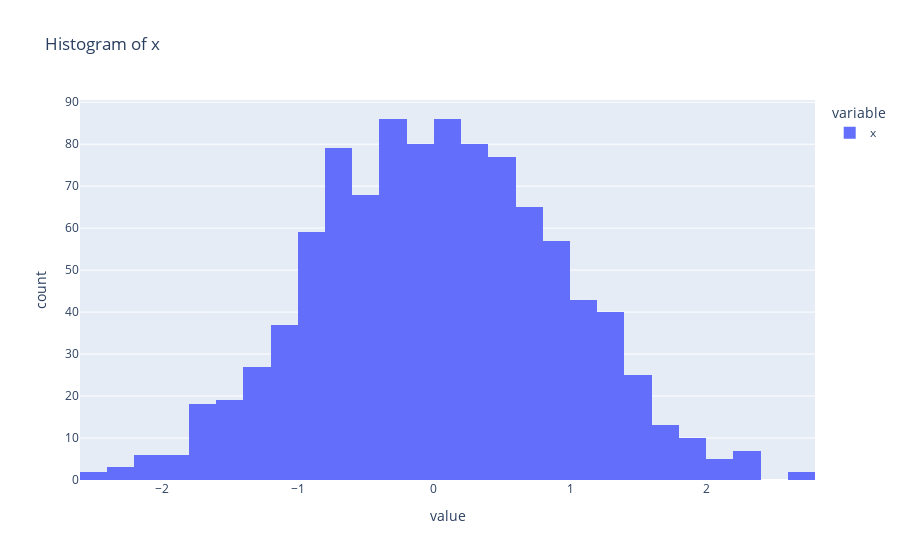

Notebook source saved alongside this figure:
### Code cell
pitch_data.show_x_location_hist('pitch_x')

### Figure 1 — Plotly figure (JSON) as saved in the notebook; plotly's stock layout.template omitted (floating-point values rounded to 4 significant figures; data arrays with more than 128 entries replaced by an {"elided": "..."} marker saying what was removed)
{"data": [{"alignmentgroup": "True", "bingroup": "x", "hovertemplate": "variable=x<br>value=%{x}<br>count=%{y}<extra></extra>", "legendgroup": "x", "marker": {"color": "#636efa", "pattern": {"shape": ""}}, "name": "x", "offsetgroup": "x", "orientation": "v", "showlegend": true, "type": "histogram", "x": {"elided": "1000 float values"}, "xaxis": "x", "yaxis": "y"}], "layout": {"barmode": "relative", "legend": {"title": {"text": "variable"}, "tracegroupgap": 0}, "title": {"text": "Histogram of x"}, "xaxis": {"anchor": "y", "domain": [0, 1], "title": {"text": "value"}}, "yaxis": {"anchor": "x", "domain": [0, 1], "title": {"text": "count"}}}}
